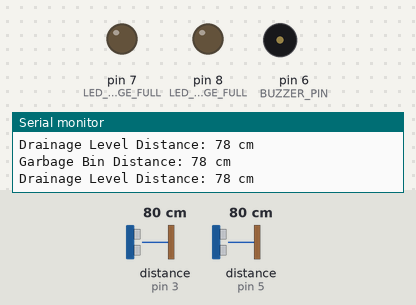
The sketch below on a simulated Arduino Uno, built with avr-gcc and run on an emulated ATmega328P. Parts: output pins drawn as LEDs (lit = HIGH), buzzer (waves = sounding, pin HIGH), the last lines printed to the serial monitor. Wiring (inferred from the names in the program): 2 × ultrasonic range finder: trigger pin 2, echo pin 3 / trigger pin 4, echo pin 5. The inputs (shaded band) are chosen by the test bench; at power-on: distance to the obstacle (sensors on pin 3, pin 5) 80 cm. The echo pulse lasts 58.3 µs per cm; pins used as bus, display or sensor lines are not drawn.

Above: at 2.8 s.
2.9 s: distance to the obstacle (sensor on pin 3) set to 12 cm
5.6 s: distance to the obstacle (sensor on pin 3) set to 9 cm
At 7.3 s:
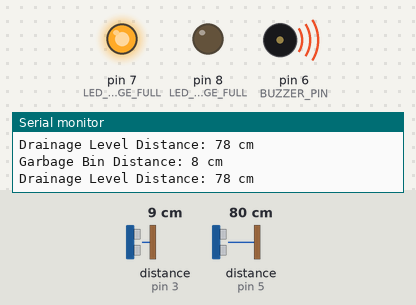
8.3 s: distance to the obstacle (sensor on pin 5) set to 17 cm
11.2 s: distance to the obstacle (sensor on pin 5) set to 13 cm
At 13.5 s:
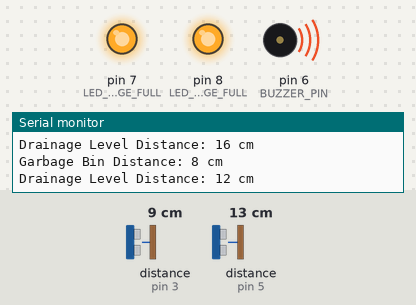
13.9 s: distance to the obstacle (sensor on pin 3) set to 18 cm
At 15.1 s:
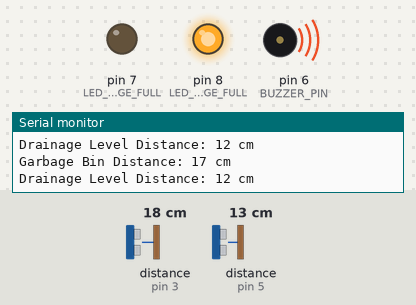
16.6 s: distance to the obstacle (sensor on pin 3) set to 2 cm
At 18.4 s:
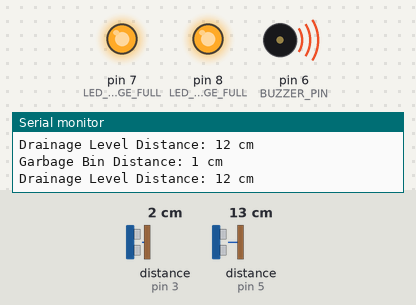
Timing chart, 0 to 19.9 s (numbered marks = the images above; inputs shaded):
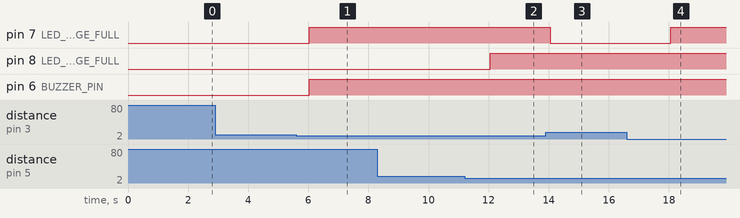

Measured:
- the behaviour switches between 11 and 10 cm on distance to the obstacle (sensor on pin 3) (found by bisection; images 0 and 1)
- the behaviour switches between 16 and 15 cm on distance to the obstacle (sensor on pin 5) (found by bisection; images 1 and 2)
- after the input at 5.6 s, pin 7 (LED_GARBAGE_FULL), pin 6 (BUZZER_PIN): LOW → HIGH after 0.44 s
- after the input at 11.2 s, pin 8 (LED_DRAINAGE_FULL): LOW → HIGH after 0.85 s
- after the input at 13.9 s, pin 7 (LED_GARBAGE_FULL): HIGH → LOW after 0.15 s
- after the input at 16.6 s, pin 7 (LED_GARBAGE_FULL): LOW → HIGH after 1.5 s

The sketch:

garbage_and_drainage_monitoring_system.ino
```cpp
// Garbage and Drainage Monitoring System
// Developed in Embedded C/C++
// Microcontroller: Arduino Uno

// Sensors and Modules
#define TRIG_PIN_GARBAGE  2
#define ECHO_PIN_GARBAGE  3
#define TRIG_PIN_DRAINAGE 4
#define ECHO_PIN_DRAINAGE 5
#define BUZZER_PIN        6
#define LED_GARBAGE_FULL  7
#define LED_DRAINAGE_FULL 8

// Thresholds (in centimeters)
#define GARBAGE_FULL_THRESHOLD  10
#define DRAINAGE_BLOCK_THRESHOLD  15

// Variables
long duration;
int distance_garbage;
int distance_drainage;

void setup() {
  // Initialize Serial Monitor
  Serial.begin(9600);

  // Garbage Sensor
  pinMode(TRIG_PIN_GARBAGE, OUTPUT);
  pinMode(ECHO_PIN_GARBAGE, INPUT);

  // Drainage Sensor
  pinMode(TRIG_PIN_DRAINAGE, OUTPUT);
  pinMode(ECHO_PIN_DRAINAGE, INPUT);

  // Output devices
  pinMode(BUZZER_PIN, OUTPUT);
  pinMode(LED_GARBAGE_FULL, OUTPUT);
  pinMode(LED_DRAINAGE_FULL, OUTPUT);

  // Initially OFF
  digitalWrite(BUZZER_PIN, LOW);
  digitalWrite(LED_GARBAGE_FULL, LOW);
  digitalWrite(LED_DRAINAGE_FULL, LOW);
}

void loop() {
  distance_garbage = measureDistance(TRIG_PIN_GARBAGE, ECHO_PIN_GARBAGE);
  distance_drainage = measureDistance(TRIG_PIN_DRAINAGE, ECHO_PIN_DRAINAGE);

  Serial.print("Garbage Bin Distance: ");
  Serial.print(distance_garbage);
  Serial.println(" cm");

  Serial.print("Drainage Level Distance: ");
  Serial.print(distance_drainage);
  Serial.println(" cm");

  // Garbage Bin Full
  if (distance_garbage < GARBAGE_FULL_THRESHOLD) {
    digitalWrite(LED_GARBAGE_FULL, HIGH);
    digitalWrite(BUZZER_PIN, HIGH);
  } else {
    digitalWrite(LED_GARBAGE_FULL, LOW);
  }

  // Drainage Blockage Detected
  if (distance_drainage < DRAINAGE_BLOCK_THRESHOLD) {
    digitalWrite(LED_DRAINAGE_FULL, HIGH);
    digitalWrite(BUZZER_PIN, HIGH);
  } else {
    digitalWrite(LED_DRAINAGE_FULL, LOW);
  }

  // If both normal, turn OFF buzzer
  if (distance_garbage >= GARBAGE_FULL_THRESHOLD && distance_drainage >= DRAINAGE_BLOCK_THRESHOLD) {
    digitalWrite(BUZZER_PIN, LOW);
  }

  delay(2000); // Delay for 2 seconds
}

// Function to Measure Distance
int measureDistance(int trigPin, int echoPin) {
  long duration;
  int distance;

  digitalWrite(trigPin, LOW);
  delayMicroseconds(2);

  digitalWrite(trigPin, HIGH);
  delayMicroseconds(10);
  digitalWrite(trigPin, LOW);

  duration = pulseIn(echoPin, HIGH);

  distance = duration * 0.034 / 2;

  return distance;
}
```
